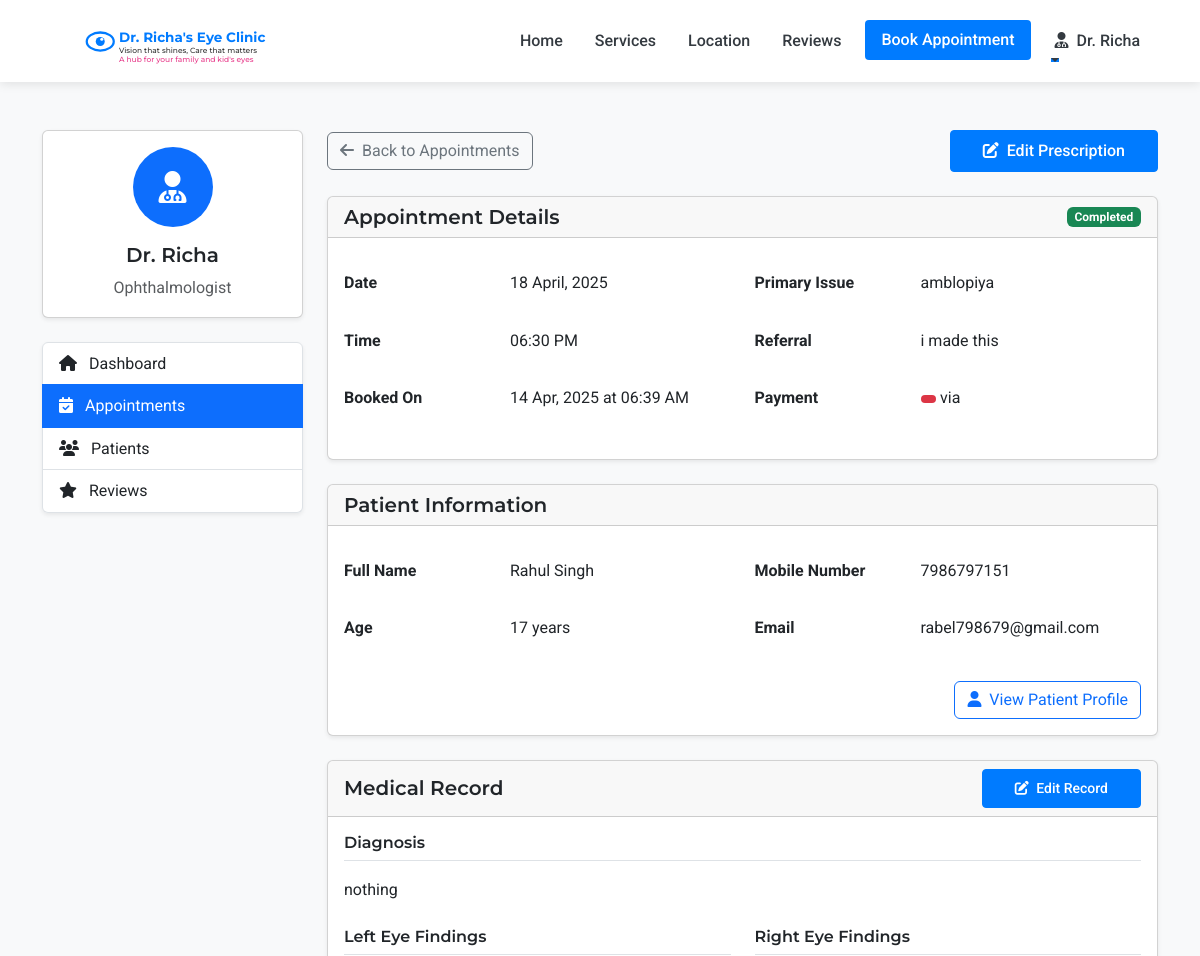
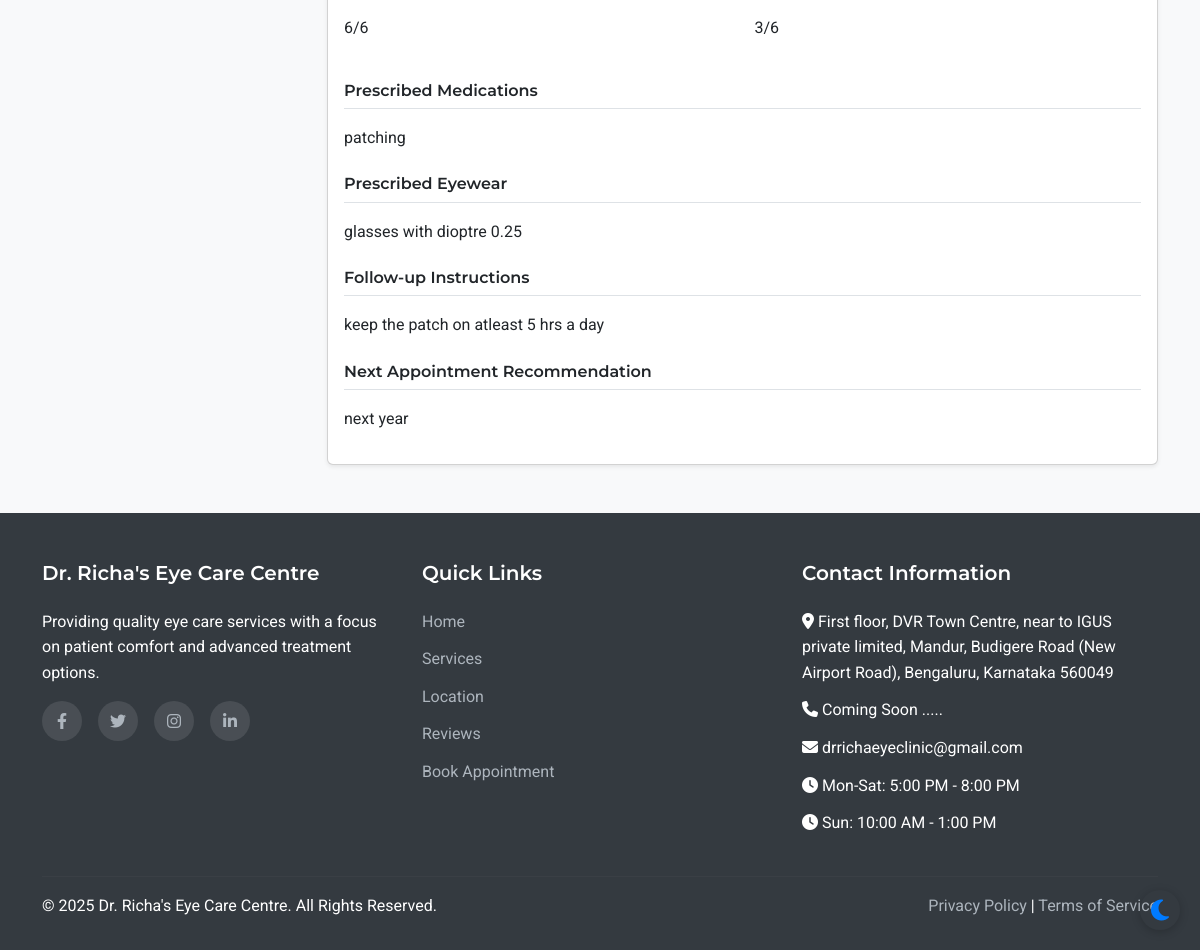
Page /admin/appointment/5 (signed in) on the committed database (2 pictures, top to bottom).
### models.py (models this page shows, shortened)
class Appointment(db.Model):
    id = db.Column(db.Integer, primary_key=True)
    patient_id = db.Column(db.Integer, db.ForeignKey('patient.id'), nullable=False)
    appointment_date = db.Column(db.Date, nullable=False)
    appointment_time = db.Column(db.Time, nullable=False)
    primary_issue = db.Column(db.Text, nullable=True)
    referral_info = db.Column(db.String(255), nullable=True)
    status = db.Column(db.String(20), default='scheduled')  # scheduled, completed, cancelled
    created_at = db.Column(db.DateTime, default=datetime.utcnow)
    consultation_fee = db.Column(db.Float, nullable=False, default=500.0)
    payment_status = db.Column(db.String(20), default='pending')  # pending, paid

class Patient(UserMixin, db.Model):
    id = db.Column(db.Integer, primary_key=True)
    full_name = db.Column(db.String(100), nullable=False)
    mobile_number = db.Column(db.String(15), nullable=False)
    email = db.Column(db.String(100), nullable=True)
    age = db.Column(db.Integer, nullable=False)
    password_hash = db.Column(db.String(256), nullable=True)
    is_registered = db.Column(db.Boolean, default=False)
    created_at = db.Column(db.DateTime, nullable=False, default=datetime.utcnow)
    appointments = db.relationship('Appointment', backref='patient', lazy=True)
    doctor_prescriptions = db.relationship('DoctorPrescription', backref='patient', lazy=True)
    optometrist_prescriptions = db.relationship('OptometristPrescription', backref='patient', lazy=True)

class MedicalRecord(db.Model):
    id = db.Column(db.Integer, primary_key=True)
    appointment_id = db.Column(db.Integer, db.ForeignKey('appointment.id'), nullable=False)
    appointment = db.relationship('Appointment', backref='medical_record', uselist=False)
    left_eye_assessment = db.Column(db.Text, nullable=True)
    right_eye_assessment = db.Column(db.Text, nullable=True)
    doctor_notes = db.Column(db.Text, nullable=True)
    left_eye_findings = db.Column(db.Text, nullable=True)
    right_eye_findings = db.Column(db.Text, nullable=True)
    additional_remarks = db.Column(db.Text, nullable=True)
    diagnosis = db.Column(db.Text, nullable=True)
    prescribed_medications = db.Column(db.Text, nullable=True)
    prescribed_eyewear = db.Column(db.Text, nullable=True)
    follow_up_instructions = db.Column(db.Text, nullable=True)
    next_appointment_recommendation = db.Column(db.Text, nullable=True)
    created_at = db.Column(db.DateTime, default=datetime.utcnow)
    updated_at = db.Column(db.DateTime, default=datetime.utcnow, onupdate=datetime.utcnow)

### routes.py (the view, shortened to what this page needs)
@app.route('/admin/appointment/<int:appointment_id>', methods=['GET', 'POST'])
@login_required
def admin_appointment_view(appointment_id):
    if not (isinstance(current_user, Admin) or isinstance(current_user, Assistant) or isinstance(current_user, Doctor)):
        flash('Access denied. Staff privileges required.', 'danger')
        return redirect(url_for('index'))
    appointment = Appointment.query.get_or_404(appointment_id)
    medical_record = MedicalRecord.query.filter_by(appointment_id=appointment_id).first()
    has_medical_record = medical_record is not None
    return render_template('admin/appointment_view.html', appointment=appointment, medical_record=medical_record, has_medical_record=has_medical_record)

### templates/admin/appointment_view.html (shortened to what this page needs)
{% extends 'layout.html' %}
{% block content %}
<section class="py-5 bg-light">
    <div class="container">
        <div class="row">
            <div class="col-lg-3 mb-4">
                <div class="card shadow-sm mb-4">
                    <div class="card-body text-center">
                        <div class="avatar-circle bg-primary text-white mb-3">
                            <i class="fas fa-user-md fa-2x"></i>
                        </div>
                        <h5 class="card-title">Dr. Richa</h5>
                        <p class="card-text text-muted">Ophthalmologist</p>
                    </div>
                </div>
                <div class="list-group shadow-sm">
                    <a href="{{ url_for('admin_dashboard') }}" class="list-group-item list-group-item-action">
                        <i class="fas fa-home me-2"></i> Dashboard
                    </a>
                    <a href="{{ url_for('admin_appointments') }}" class="list-group-item list-group-item-action active">
                        <i class="fas fa-calendar-check me-2"></i> Appointments
                    </a>
                    <a href="{{ url_for('admin_patients') }}" class="list-group-item list-group-item-action">
                        <i class="fas fa-users me-2"></i> Patients
                    </a>
                    <a href="{{ url_for('admin_reviews') }}" class="list-group-item list-group-item-action">
                        <i class="fas fa-star me-2"></i> Reviews
                    </a>
                </div>
            </div>
            <div class="col-lg-9">
                <div class="d-flex justify-content-between align-items-center mb-4">
                    <a href="{{ url_for('admin_appointments') }}" class="btn btn-outline-secondary">
                        <i class="fas fa-arrow-left me-1"></i> Back to Appointments
                    </a>
                    <div>
                        {% if appointment.status == 'scheduled' %}
                            <form method="POST" action="{{ url_for('admin_appointment_view', appointment_id=appointment.id) }}" class="d-inline">
                                <input type="hidden" name="csrf_token" value="{{ csrf_token() }}">
                                <input type="hidden" name="action" value="complete">
                                <button type="submit" class="btn btn-success me-2">
                                    <i class="fas fa-check me-1"></i> Mark as Completed
                                </button>
                            </form>
                            <form method="POST" action="{{ url_for('admin_appointment_view', appointment_id=appointment.id) }}" class="d-inline">
                                <input type="hidden" name="csrf_token" value="{{ csrf_token() }}">
                                <input type="hidden" name="action" value="cancel">
                                <button type="submit" class="btn btn-danger">
                                    <i class="fas fa-times me-1"></i> Cancel Appointment
                                </button>
                            </form>
                        {% elif appointment.status == 'completed' %}
                            <a href="{{ url_for('admin_add_prescription', appointment_id=appointment.id) }}" class="btn btn-primary">
                                {% if has_medical_record %}
                                    <i class="fas fa-edit me-1"></i> Edit Prescription
                                {% else %}
                                    <i class="fas fa-file-medical me-1"></i> Add Prescription
                                {% endif %}
                            </a>
                        {% endif %}
                    </div>
                </div>
                <div class="card shadow-sm mb-4">
                    <div class="card-header d-flex justify-content-between align-items-center">
                        <h5 class="mb-0">Appointment Details</h5>
                        <span class="badge {% if appointment.status == 'scheduled' %}bg-info{% elif appointment.status == 'completed' %}bg-success{% elif appointment.status == 'cancelled' %}bg-danger{% endif %}">
                            {{ appointment.status|title }}
                        </span>
                    </div>
                    <div class="card-body">
                        <div class="row">
                            <div class="col-md-6">
                                <table class="table table-borderless">
                                    <tr>
                                        <th class="ps-0" style="width: 150px;">Date</th>
                                        <td>{{ appointment.appointment_date.strftime('%d %B, %Y') }}</td>
                                    </tr>
                                    <tr>
                                        <th class="ps-0">Time</th>
                                        <td>{{ appointment.appointment_time.strftime('%I:%M %p') }}</td>
                                    </tr>
                                    <tr>
                                        <th class="ps-0">Booked On</th>
                                        <td>{{ appointment.created_at.strftime('%d %b, %Y at %I:%M %p') }}</td>
                                    </tr>
                                </table>
                            </div>
                            <div class="col-md-6">
                                <table class="table table-borderless">
                                    <tr>
                                        <th class="ps-0" style="width: 150px;">Primary Issue</th>
                                        <td>{{ appointment.primary_issue or 'Not specified' }}</td>
                                    </tr>
                                    <tr>
                                        <th class="ps-0">Referral</th>
                                        <td>{{ appointment.referral_info or 'None' }}</td>
                                    </tr>
                                    {% if appointment.payment %}
                                    <tr>
                                        <th class="ps-0">Payment</th>
                                        <td>
                                            <span class="badge {% if appointment.payment.status == 'completed' %}bg-success{% elif appointment.payment.status == 'pending' %}bg-warning{% else %}bg-danger{% endif %}">
                                            </span>
                                            via {{ appointment.payment.payment_method|title }}
                                        </td>
                                    </tr>
                                    {% endif %}
                                </table>
                            </div>
                        </div>
                    </div>
                </div>
                <div class="card shadow-sm mb-4">
                    <div class="card-header">
                        <h5 class="mb-0">Patient Information</h5>
                    </div>
                    <div class="card-body">
                        <div class="row">
                            <div class="col-md-6">
                                <table class="table table-borderless">
                                    <tr>
                                        <th class="ps-0" style="width: 150px;">Full Name</th>
                                        <td>{{ appointment.patient.full_name }}</td>
                                    </tr>
                                    <tr>
                                        <th class="ps-0">Age</th>
                                        <td>{{ appointment.patient.age }} years</td>
                                    </tr>
                                </table>
                            </div>
                            <div class="col-md-6">
                                <table class="table table-borderless">
                                    <tr>
                                        <th class="ps-0" style="width: 150px;">Mobile Number</th>
                                        <td>{{ appointment.patient.mobile_number }}</td>
                                    </tr>
                                    <tr>
                                        <th class="ps-0">Email</th>
                                        <td>{{ appointment.patient.email or 'Not provided' }}</td>
                                    </tr>
                                </table>
                            </div>
                        </div>
                        <div class="d-grid gap-2 d-md-flex justify-content-md-end mt-2">
                            <a href="{{ url_for('admin_patient_view', patient_id=appointment.patient.id) }}" class="btn btn-outline-primary">
                                <i class="fas fa-user me-1"></i> View Patient Profile
                            </a>
                        </div>
                    </div>
                </div>
                {% if has_medical_record %}
                <div class="card shadow-sm">
                    <div class="card-header d-flex justify-content-between align-items-center">
                        <h5 class="mb-0">Medical Record</h5>
                        <a href="{{ url_for('admin_add_prescription', appointment_id=appointment.id) }}" class="btn btn-sm btn-primary">
                            <i class="fas fa-edit me-1"></i> Edit Record
                        </a>
                    </div>
                    <div class="card-body">
                        <div class="mb-4">
                            <h6 class="border-bottom pb-2 mb-3">Diagnosis</h6>
                            <p>{{ medical_record.diagnosis or 'No diagnosis recorded.' }}</p>
                        </div>
                        <div class="row mb-4">
                            <div class="col-md-6">
                                <h6 class="border-bottom pb-2 mb-3">Left Eye Findings</h6>
                                <p>{{ medical_record.left_eye_findings or 'No findings recorded.' }}</p>
                            </div>
                            <div class="col-md-6">
                                <h6 class="border-bottom pb-2 mb-3">Right Eye Findings</h6>
                                <p>{{ medical_record.right_eye_findings or 'No findings recorded.' }}</p>
                            </div>
                        </div>
                        <div class="mb-4">
                            <h6 class="border-bottom pb-2 mb-3">Prescribed Medications</h6>
                            <p>{{ medical_record.prescribed_medications or 'No medications prescribed.' }}</p>
                        </div>
                        <div class="mb-4">
                            <h6 class="border-bottom pb-2 mb-3">Prescribed Eyewear</h6>
                            <p>{{ medical_record.prescribed_eyewear or 'No eyewear prescribed.' }}</p>
                        </div>
                        <div class="mb-4">
                            <h6 class="border-bottom pb-2 mb-3">Follow-up Instructions</h6>
                            <p>{{ medical_record.follow_up_instructions or 'No follow-up instructions provided.' }}</p>
                        </div>
                        <div>
                            <h6 class="border-bottom pb-2 mb-3">Next Appointment Recommendation</h6>
                            <p>{{ medical_record.next_appointment_recommendation or 'No recommendation for next appointment.' }}</p>
                        </div>
                    </div>
                </div>
                {% endif %}
            </div>
        </div>
    </div>
</section>
{% endblock %}

### rows in the picture
Appointment: status "Completed", appointment_date "18 April, 2025", appointment_time "06:30 PM", created_at "14 Apr, 2025 at 06:39 AM", primary_issue "amblopiya", referral_info "i made this"
Patient: patient.full_name "Rahul Singh", patient.age "17", patient.mobile_number "7986797151", patient "rabel798679@gmail.com"
MedicalRecord: diagnosis "nothing", left_eye_findings "6/6", right_eye_findings "3/6", prescribed_medications "patching", prescribed_eyewear "glasses with dioptre 0.25", follow_up_instructions "keep the patch on atleast 5 hrs a day", next_appointment_recommendation "next year"
